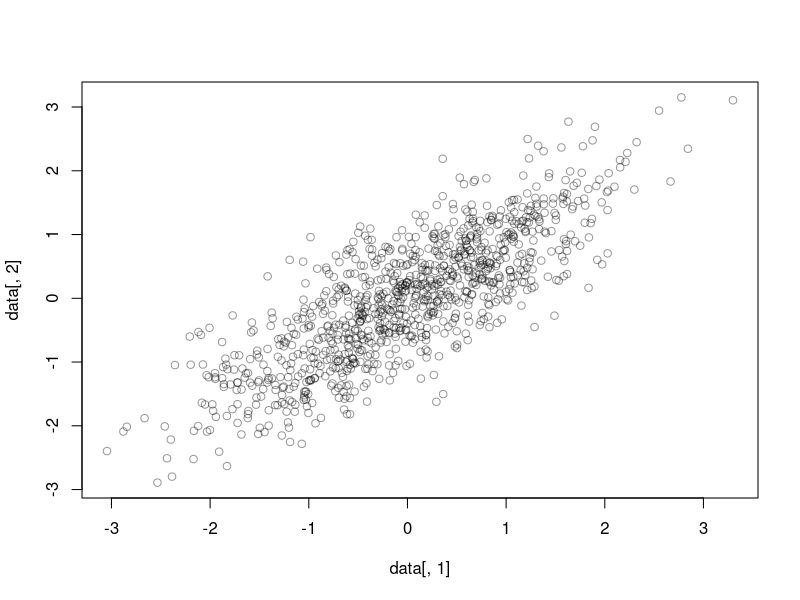
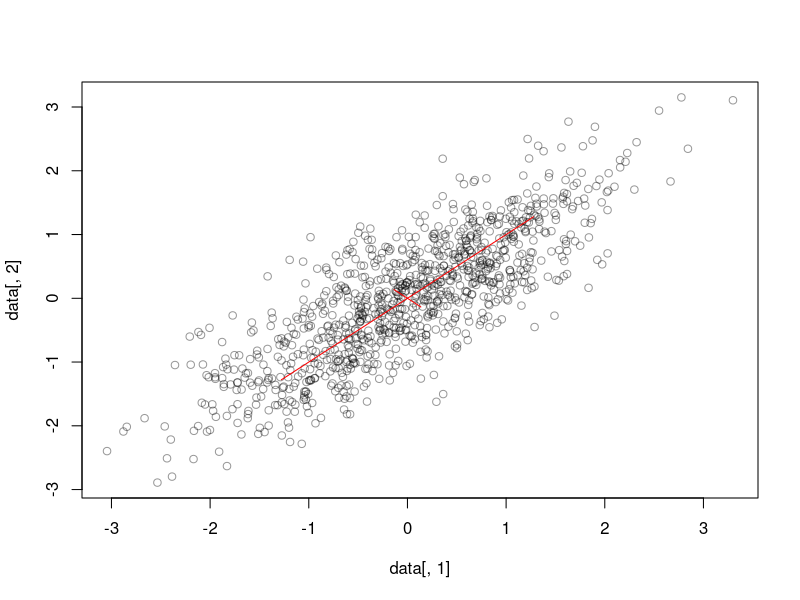
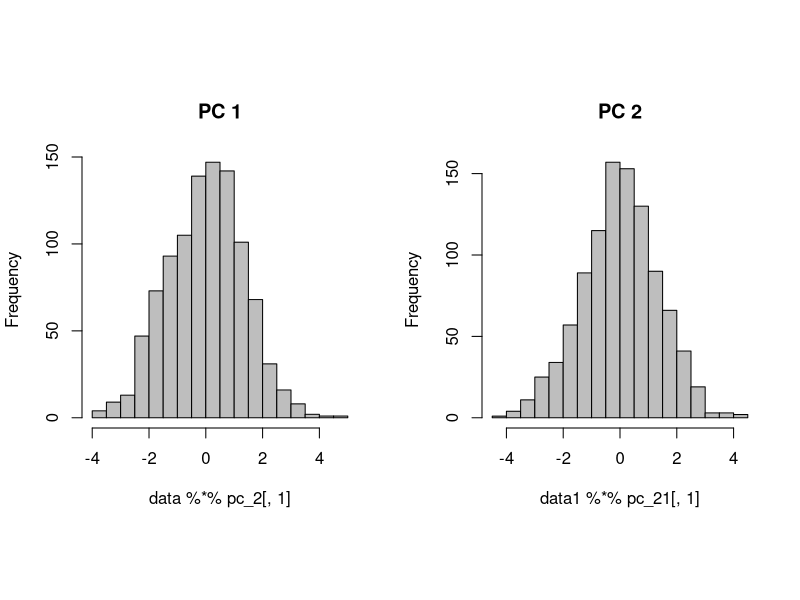
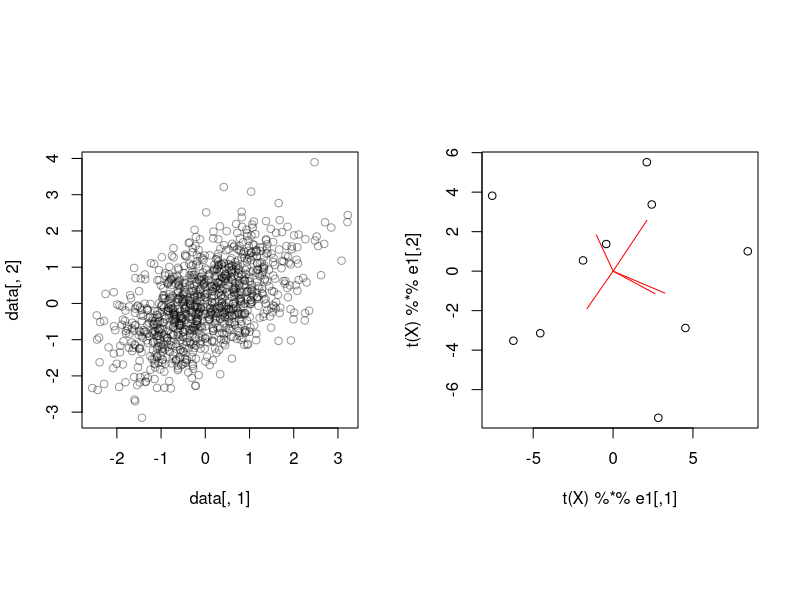
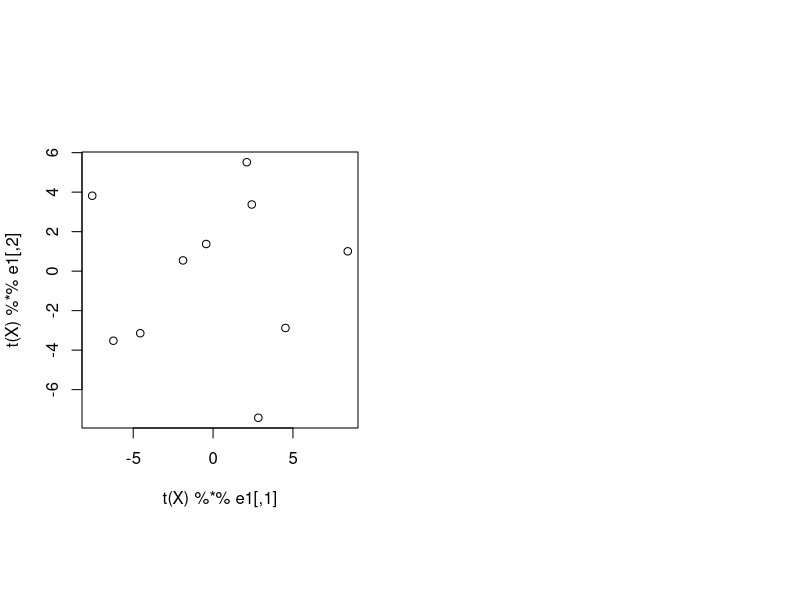

These charts were generated, in order, by the following R code: (Note: this script raises an error after producing the figures.)
## ---- chunk 1
#old.par <- par(mar = c(0, 0, 0, 0))
genDataPCA <- function(x, y, rot, flag) {
  mat <-matrix(1000, 1000, 2)
  mat[, 1] <- x
  mat[, 2] <- y
  data <- mat %*% rot
  #rm <- rowMeans(data)
  #data <- data - matrix(rep(rm, 2), 1000)
  stardz <- function(x) {(x-mean(x))/sd(x)}
  data <- apply(data, MARGIN = 2, FUN = stardz)
  if (flag == 1) {
    plot(data[, 1], data[, 2], col = rgb(0, 0, 0, 0.4))
  }
  data
}
pca <- function(data, k) {
  #covariance.mat <- t(data) %*% data
  covariance.mat <- cov(data)
  eig.vecs <- eigen(covariance.mat)$vectors
  eig.vals <- eigen(covariance.mat)$values
  k.components <- eig.vecs[, 1:k]
  k.components
}
x <- rnorm(1000, mean = 0, sd = 1)
y <- rnorm(1000, mean = 0, sd = 1)
rot <-matrix(c(1,2,2,1), 2, 2)
rot1 <- matrix(c(1, -2, -2, 1), 2, 2)
data <- genDataPCA(x, y, rot, 1)
covariance.mat <- cov(data)
data <- genDataPCA(x, y, rot, 1)
data1 <- genDataPCA(x, y, rot1, 0)
pc_21 <- pca(data1, 2)
# For Data 1
pc_2 <- pca(data, 2)
eig.vecs <- eigen(covariance.mat)$vectors
eig.vals <- eigen(covariance.mat)$values
evecs1 <- pc_2[, 1] * eig.vals[1]
evecs2 <- pc_2[, 2] * eig.vals[2]
lines(x=c(0, evecs1[1]), y=c(0, evecs1[2]), col = "red")
lines(x=c(0, -evecs1[1]), y=c(0, -evecs1[2]), col = "red")
lines(x=c(0, evecs2[1]), y=c(0, evecs2[2]), col = "red")
lines(x=c(0, -evecs2[1]), y=c(0, -evecs2[2]), col = "red")
## ---- chunk 2
par(mfrow=c(1,2), pty = "s")
hist(data %*% pc_2[, 1], 20,  col = "gray", main = "PC 1")
hist(data1 %*% pc_21[, 1], 20,  col = "gray", main = "PC 2")
variance.1 <- var(data %*% pc_2[, 1])
variance.2 <- var(data1 %*% pc_21[, 1])
variance.1
cov(data)
variance.2
cov(data1)
## ---- chunk 3
x1 <- rnorm(1000, mean = 0, sd = 1)
x2 <- rnorm(1000, mean = 0, sd = sqrt(3))
rotv <- c(1, 1, -1, 1) /sqrt(2)
rot2 <- matrix(rotv, 2, 2)
d1 <- genDataPCA(x1,x2, rot2, 1)
## ---- chunk 4
cov(d1)
eigen(cov(d1))
## ---- chunk 5

## ---- chunk 6
X <- matrix(c(5,-2,0,0,3,
              3,-1,1,2,4,
              0,0,4,3,-2,
              1,0,-1,0,1,
              -1,1,0,-1,3,
              -3,4,5,3,-3,
              5,-3,5,3,-3,
              0,1,-5,-7,2,
              -4,5,-3,-2,0,
              -4,3,-3,0,0), nrow = 5, ncol = 10)
#stardz <- function(x) {(x-mean(x))/sd(x)}
#dataX <- apply(t(X), MARGIN = 2, FUN = stardz)
Xeig.vecs <- eigen(cov(t(X)))$vectors
Xeig.vals <- eigen(cov(t(X)))$values
Xeig.vecs
ev <- Xeig.vals
e1 <- Xeig.vecs[, 1:2]
plot(t(X) %*% e1)
for (j in 1:dim(e1)[1]) {
  lines(x=c(0, sqrt(ev[1])*e1[j, 1]), y=c(0, sqrt(ev[2])*e1[j, 2]), col = "red")
}
## ---- chunk 7
dGetUij <- function(i, j, Kd, A, U, lamdaij) {
  return(sum(Kd[, j] * A[, i]))
}
dGetlamdaij <- function(i, j, U) {
  U.tilda <- U %*% t(U)
  return ( (i == j) - U.tilda[i, j])
}
getU <- function(new.U, mu.U, new.lambda) {
  newdU <- 0*new.U
  nc <- dim(U)[1]
  nr <- dim(U)[2]
  for (j in 1:nc) {
    for (i in 1:nr){
      newdU[i, j] <- dGetUij(i, j, Kd, A, new.U, new.lambda)
    }
  }
  newdU <- newdU - new.lambda * ((2*diag(1,2)*new.U)+diag(1,2)[2:1, ])
  new.U <- new.U + mu.U * newdU
  new.U
}

getLambda <- function(new.U, new.lambda, mu.lambda) {
  dlambda <- 0*new.lambda
  nc <- dim(new.lambda)[1]
  nr <- dim(new.lambda)[2]
  for (j in 1:nc) {
    for (i in 1:nr){
      dlambda[i, j] <- dGetlamdaij(i, j, new.U)
    }
  }
  new.lambda <- new.lambda + mu.lambda * dlambda
  new.lambda
}

############################################
arr.new <- c(-0.9511, -1.6435, 2.3655, -2.9154, -3.7010, 0.9511, -1.6435, 2.3655, -2.9154, 3.7010)
A <- matrix(arr.new, ncol = 2, nrow = 5)
U <- matrix(1:4,2,2)
U <- U * 0.1
new.U <- eigen(U)$vectors
K <- A %*% new.U
Kd <- 4 * K * K * K
new.lambda <- matrix(10:13, 2, 2)
mu.lambda <- 0.01
mu.U <- 0.01
rotFA <- function(A, new.U, new.lambda, mu.lambda, mu.U) {
  for (iter in 1:600) {
    new.U <- getU(new.U, mu.U, new.lambda)
    new.U <- eigen(U)$vectors
    new.lambda <- getLambda(new.U, new.lambda, mu.lambda)
    temp <- A %*% new.U
    }
  temp
  }
e1 <- Xeig.vecs[, 1:2]
Astar <- rotFA(e1, new.U, new.lambda, mu.lambda, mu.U)
Astar
plot(t(X) %*% e1)
biplot(e1, 1:5)
#for (j in 1:dim(e1)[1]) {
#  lines(x=c(0, -1*sqrt(ev[1])*Astar[j, 1]), y=c(0, -1*sqrt(ev[2])*Astar[j, 2]), col = "red")
#}
